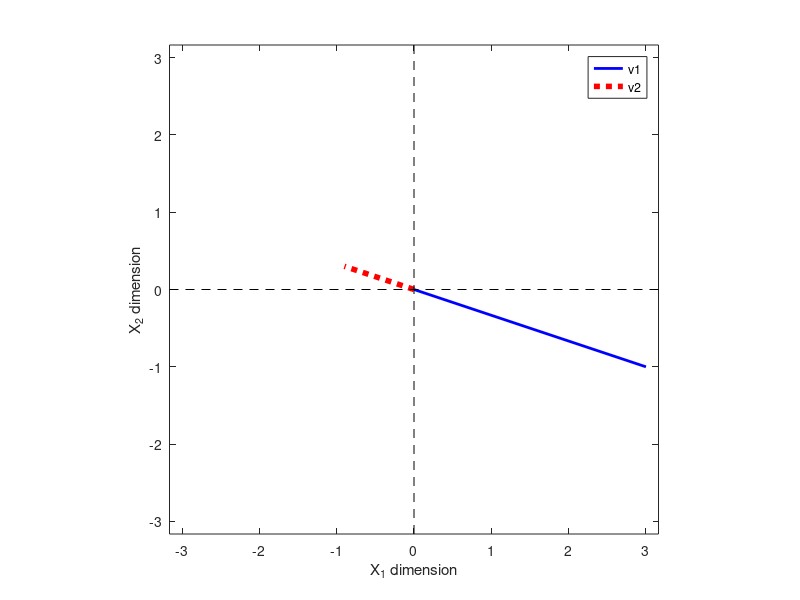

This chart was generated by the following MATLAB code:
%%
%     COURSE: Linear algebra: theory and implementation
%    SECTION: Vectors
%      VIDEO: Vector-scalar multiplication
% Instructor: sincxpress.com
% Course url: https://www.udemy.com/course/linear-algebra-theory-and-implementation/?couponCode=202110
%
%%

v1 = [ 3 -1 ];
l  = -.3;


% plot them
figure(1), clf

% the main plotting lines:
plot([0 v1(1)],[0 v1(2)],'b','linew',2) %plot 0,0 to v1(1) = 3,v1(2) = -1
hold on
plot([0 v1(1)]*l,[0 v1(2)]*l,'r:','linew',4) %Plots 0 * -0.3 = 0, 0 * -0.3 = 0 to v1(1) * -0.3 = -0.9 , v1(2) * -0.3 = 0.3
legend({'v1';'v2'},'AutoUpdate','off')

% this code just makes the plot look nicer
axis square
axis([ -1 1 -1 1 ]*max([norm(v1) norm(v1*l)]))
hold on
plot(get(gca,'xlim'),[0 0],'k--')
plot([0 0],get(gca,'ylim'),'k--')
xlabel('X_1 dimension')
ylabel('X_2 dimension')

%% done.
